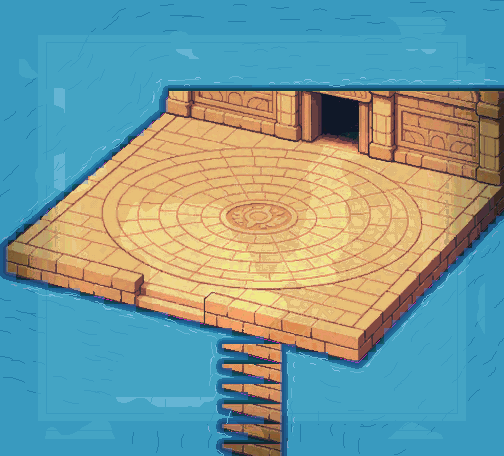

Rendered tile map (Tiled .tmx) drawn with the repository's tilesets; below, a short description and the full map source, tile grids included:
An orthogonal 63x57 tile map with 8x8 px tiles, 1 tile layer (collision_8px), 1 image layer.

<map version="1.10" tiledversion="1.10.2" orientation="orthogonal" renderorder="right-down" width="63" height="57" tilewidth="8" tileheight="8" infinite="0" nextlayerid="4" nextobjectid="1">
 <properties>
  <property name="moteur" value="RogueEssence / PMDO" />
  <property name="case_lecture_px" type="int" value="24" />
  <property name="viewport" value="320x240" />
 </properties>
 <tileset firstgid="1" source="brosse_collision.tsx" />
 <imagelayer id="1" name="fond">
  <image source="fond.png" width="504" height="456" />
 </imagelayer>
 <layer id="2" name="collision_8px" width="63" height="57" opacity="0.55">
  <data encoding="csv">
3,3,3,3,3,3,3,3,3,3,3,3,3,3,3,3,3,3,3,3,3,3,3,3,3,3,3,3,3,3,3,3,3,3,3,3,3,3,3,3,3,3,3,3,3,3,3,3,3,3,3,3,3,3,3,3,3,3,3,3,3,3,3,
3,3,3,3,3,3,3,3,3,3,3,3,3,3,3,3,3,3,3,3,3,3,3,3,3,3,3,3,3,3,3,3,3,3,3,3,3,3,3,3,3,3,3,3,3,3,3,3,3,3,3,3,3,3,3,3,3,3,3,3,3,3,3,
3,3,3,3,3,3,3,3,3,3,3,3,3,3,3,3,3,3,3,3,3,3,3,3,3,3,3,3,3,3,3,3,3,3,3,3,3,3,3,3,3,3,3,3,3,3,3,3,3,3,3,3,3,3,3,3,3,3,3,3,3,3,3,
3,3,3,3,3,3,3,3,3,3,3,3,3,3,3,3,3,3,3,3,3,3,3,3,3,3,3,3,3,3,3,3,3,3,3,3,3,3,3,3,3,3,3,3,3,3,3,3,3,3,3,3,3,3,3,3,3,3,3,3,3,3,3,
3,3,3,3,3,3,3,3,3,3,3,3,3,3,3,3,3,3,3,3,3,3,3,3,3,3,3,3,3,3,3,3,3,3,3,3,3,3,3,3,3,3,3,3,3,3,3,3,3,3,3,3,3,3,3,3,3,3,3,3,3,3,3,
3,3,3,3,3,3,3,3,3,3,3,3,3,3,3,3,3,3,3,3,3,3,3,3,3,3,3,3,3,3,3,3,3,3,3,3,3,3,3,3,3,3,3,3,3,3,3,3,3,3,3,3,3,3,3,3,3,3,3,3,3,3,3,
3,3,3,3,3,3,3,3,3,3,3,3,3,3,3,3,3,3,3,3,3,3,3,3,3,3,3,3,3,3,3,3,3,3,3,3,3,3,3,3,3,3,3,3,3,3,3,3,3,3,3,3,3,3,3,3,3,3,3,3,3,3,3,
3,3,3,3,3,3,3,3,3,3,3,3,3,3,3,3,3,3,3,3,3,3,3,3,3,3,3,3,3,3,3,3,3,3,3,3,3,3,3,3,3,3,3,3,3,3,3,3,3,3,3,3,3,3,3,3,3,3,3,3,3,3,3,
3,3,3,3,3,3,3,3,3,3,3,3,3,3,3,3,3,3,3,3,3,3,3,3,3,3,3,3,3,3,3,3,3,3,3,3,3,3,3,3,3,3,3,3,3,3,3,3,3,3,3,3,3,3,3,3,3,3,3,3,3,3,3,
3,3,3,3,3,3,3,3,3,3,3,3,3,3,3,3,3,3,3,3,3,3,3,3,3,3,3,3,3,3,3,3,3,3,3,3,3,3,3,3,3,3,3,3,3,3,3,3,3,3,3,3,3,3,3,3,3,3,3,3,3,3,3,
3,3,3,3,3,3,3,3,3,3,3,3,3,3,3,3,3,3,3,3,3,3,3,3,3,3,3,3,3,3,3,3,3,3,3,3,3,3,3,3,3,3,3,3,3,3,3,3,3,3,3,3,3,3,3,3,3,3,3,3,3,3,3,
3,3,3,3,3,3,3,3,3,3,3,3,3,3,3,3,3,3,3,3,3,1,1,1,1,1,1,1,1,1,1,1,1,1,1,1,1,1,1,1,1,1,1,1,1,1,1,1,1,1,1,1,1,1,1,1,1,1,1,1,1,1,1,
3,3,3,3,3,3,3,3,3,3,3,3,3,3,3,3,3,3,3,3,3,1,1,1,1,1,1,1,1,1,1,1,1,1,1,1,1,1,1,1,1,1,1,1,1,1,1,1,1,1,1,1,1,1,1,1,1,1,1,1,1,1,1,
3,3,3,3,3,3,3,3,3,3,3,3,3,3,3,3,3,3,3,3,3,1,1,1,1,1,1,1,1,1,1,1,1,1,1,1,1,1,1,1,1,1,1,1,1,1,1,1,1,1,1,1,1,1,1,1,1,1,1,1,1,1,1,
3,3,3,3,3,3,3,3,3,3,3,3,3,3,3,3,3,3,3,3,1,1,1,1,1,1,1,1,1,1,1,1,1,1,1,1,1,1,1,1,1,1,1,1,1,1,1,1,1,1,1,1,1,1,1,1,1,1,1,1,1,1,1,
3,3,3,3,3,3,3,3,3,3,3,3,3,3,3,3,3,3,3,1,1,1,1,1,1,1,1,1,1,1,1,1,1,1,1,1,1,1,1,1,1,1,1,1,1,1,1,1,1,1,1,1,1,1,1,1,1,1,1,1,1,1,1,
3,3,3,3,3,3,3,3,3,3,3,3,3,3,3,3,3,3,1,1,1,1,1,1,1,1,1,1,1,1,1,1,1,1,1,1,1,1,1,1,1,1,1,1,1,1,1,1,1,1,1,1,1,1,1,1,1,1,1,1,1,1,1,
3,3,3,3,3,3,3,3,3,3,3,3,3,3,3,3,1,1,1,1,1,1,1,1,1,1,1,1,1,1,1,1,1,1,1,1,1,1,1,1,1,1,1,1,1,1,1,1,1,1,1,1,1,1,1,1,1,1,1,1,1,1,1,
3,3,3,3,3,3,3,3,3,3,3,3,3,3,3,1,1,1,1,1,1,1,1,1,1,1,1,1,1,1,1,1,1,1,1,1,1,1,1,1,1,1,1,1,1,1,1,1,1,1,1,1,1,1,1,1,1,1,1,1,1,1,1,
3,3,3,3,3,3,3,3,3,3,3,3,3,3,1,1,1,1,1,1,1,1,1,1,1,1,1,1,1,1,1,1,1,1,1,1,1,1,1,1,1,1,1,1,1,1,1,1,1,1,1,1,1,1,1,1,1,1,1,1,1,1,1,
3,3,3,3,3,3,3,3,3,3,3,3,3,1,1,1,1,1,1,1,1,1,1,1,1,1,1,1,1,1,1,1,1,1,1,1,1,1,1,1,1,1,1,1,1,1,1,1,1,1,1,1,1,1,1,1,1,1,1,1,1,1,1,
3,3,3,3,3,3,3,3,3,3,3,3,1,1,1,1,1,1,1,1,1,1,1,1,1,1,1,1,1,1,1,1,1,1,1,1,1,1,1,1,1,1,1,1,1,1,1,1,1,1,1,1,1,1,1,1,1,1,1,1,1,1,1,
3,3,3,3,3,3,3,3,3,3,3,1,1,1,1,1,1,1,1,1,1,1,1,1,1,1,1,1,1,1,1,1,1,1,1,1,1,1,1,1,1,1,1,1,1,1,1,1,1,1,1,1,1,1,1,1,1,1,1,1,1,1,1,
3,3,3,3,3,3,3,3,3,1,1,1,1,1,1,1,1,1,1,1,1,1,1,1,1,1,1,1,1,1,1,1,1,1,1,1,1,1,1,1,1,1,1,1,1,1,1,1,1,1,1,1,1,1,1,1,1,1,1,1,1,1,1,
3,3,3,3,3,3,3,3,1,1,1,1,1,1,1,1,1,1,1,1,1,1,1,1,1,1,1,1,1,1,1,1,1,1,1,1,1,1,1,1,1,1,1,1,1,1,1,1,1,1,1,1,1,1,1,1,1,1,1,1,1,1,1,
3,3,3,3,3,3,3,1,1,1,1,1,1,1,1,1,1,1,1,1,1,1,1,1,1,1,1,1,1,1,1,1,1,1,1,1,1,1,1,1,1,1,1,1,1,1,1,1,1,1,1,1,1,1,1,1,1,1,1,1,1,1,1,
3,3,3,3,3,3,1,1,1,1,1,1,1,1,1,1,1,1,1,1,1,1,1,1,1,1,1,1,1,1,1,1,1,1,1,1,1,1,1,1,1,1,1,1,1,1,1,1,1,1,1,1,1,1,1,1,1,1,1,1,1,1,1,
3,3,3,3,3,1,1,1,1,1,1,1,1,1,1,1,1,1,1,1,1,1,1,1,1,1,1,1,1,1,1,1,1,1,1,1,1,1,1,1,1,1,1,1,1,1,1,1,1,1,1,1,1,1,1,1,1,1,1,1,1,1,3,
3,3,3,1,1,1,1,1,1,1,1,1,1,1,1,1,1,1,1,1,1,1,1,1,1,1,1,1,1,1,1,1,1,1,1,1,1,1,1,1,1,1,1,1,1,1,1,1,1,1,1,1,1,1,1,1,1,1,1,1,1,3,3,
3,3,1,1,1,1,1,1,1,1,1,1,1,1,1,1,1,1,1,1,1,1,1,1,1,1,1,1,1,1,1,1,1,1,1,1,1,1,1,1,1,1,1,1,1,1,1,1,1,1,1,1,1,1,1,1,1,1,1,1,3,3,3,
3,1,1,1,1,1,1,1,1,1,1,1,1,1,1,1,1,1,1,1,1,1,1,1,1,1,1,1,1,1,1,1,1,1,1,1,1,1,1,1,1,1,1,1,1,1,1,1,1,1,1,1,1,1,1,1,1,1,1,3,3,3,3,
3,1,1,1,1,1,1,1,1,1,1,1,1,1,1,1,1,1,1,1,1,1,1,1,1,1,1,1,1,1,1,1,1,1,1,1,1,1,1,1,1,1,1,1,1,1,1,1,1,1,1,1,1,1,1,1,1,1,3,3,3,3,3,
3,1,1,1,1,1,1,1,1,1,1,1,1,1,1,1,1,1,1,1,1,1,1,1,1,1,1,1,1,1,1,1,1,1,1,1,1,1,1,1,1,1,1,1,1,1,1,1,1,1,1,1,1,1,1,1,1,3,3,3,3,3,3,
3,1,1,1,1,1,1,1,1,1,1,1,1,1,1,1,1,1,1,1,1,1,1,1,1,1,1,1,1,1,1,1,1,1,1,1,1,1,1,1,1,1,1,1,1,1,1,1,1,1,1,1,1,1,1,1,3,3,3,3,3,3,3,
3,3,1,1,1,1,1,1,1,1,1,1,1,1,1,1,1,1,1,1,1,1,1,1,1,1,1,1,1,1,1,1,1,1,1,1,1,1,1,1,1,1,1,1,1,1,1,1,1,1,1,1,1,1,1,3,3,3,3,3,3,3,3,
3,3,3,3,3,3,1,1,1,1,1,1,1,1,1,1,1,1,1,1,1,1,1,1,1,1,1,1,1,1,1,1,1,1,1,1,1,1,1,1,1,1,1,1,1,1,1,1,1,1,1,1,1,1,3,3,3,3,3,3,3,3,3,
3,3,3,3,3,3,3,3,3,3,1,1,1,1,1,1,1,1,1,1,1,1,1,1,1,1,1,1,1,1,1,1,1,1,1,1,1,1,1,1,1,1,1,1,1,1,1,1,1,1,1,1,1,3,3,3,3,3,3,3,3,3,3,
3,3,3,3,3,3,3,3,3,3,3,3,3,1,1,1,1,1,1,1,1,1,1,1,1,1,1,1,1,1,1,1,1,1,1,1,1,1,1,1,1,1,1,1,1,1,1,1,1,1,1,1,3,3,3,3,3,3,3,3,3,3,3,
3,3,3,3,3,3,3,3,3,3,3,3,3,3,3,3,3,1,1,1,1,1,1,1,1,1,1,1,1,1,1,1,1,1,1,1,1,1,1,1,1,1,1,1,1,1,1,1,1,1,1,3,3,3,3,3,3,3,3,3,3,3,3,
3,3,3,3,3,3,3,3,3,3,3,3,3,3,3,3,3,3,3,3,3,1,1,1,1,1,1,1,1,1,1,1,1,1,1,1,1,1,1,1,1,1,1,1,1,1,1,1,1,1,3,3,3,3,3,3,3,3,3,3,3,3,3,
3,3,3,3,3,3,3,3,3,3,3,3,3,3,3,3,3,3,3,3,3,3,3,3,3,1,1,1,1,1,1,1,1,1,1,1,1,1,1,1,1,1,1,1,1,1,1,1,1,3,3,3,3,3,3,3,3,3,3,3,3,3,3,
3,3,3,3,3,3,3,3,3,3,3,3,3,3,3,3,3,3,3,3,3,3,3,3,3,3,3,3,3,1,1,1,1,1,1,1,1,1,1,1,1,1,1,1,1,1,1,1,3,3,3,3,3,3,3,3,3,3,3,3,3,3,3,
3,3,3,3,3,3,3,3,3,3,3,3,3,3,3,3,3,3,3,3,3,3,3,3,3,3,3,3,3,3,3,3,3,1,1,1,1,1,1,1,1,1,1,1,1,1,1,1,3,3,3,3,3,3,3,3,3,3,3,3,3,3,3,
3,3,3,3,3,3,3,3,3,3,3,3,3,3,3,3,3,3,3,3,3,3,3,3,3,3,3,3,1,1,1,1,1,1,1,3,3,1,1,1,1,1,1,1,1,1,1,3,3,3,3,3,3,3,3,3,3,3,3,3,3,3,3,
3,3,3,3,3,3,3,3,3,3,3,3,3,3,3,3,3,3,3,3,3,3,3,3,3,3,3,3,3,3,3,1,1,1,1,3,3,3,3,3,3,1,1,1,1,1,3,3,3,3,3,3,3,3,3,3,3,3,3,3,3,3,3,
3,3,3,3,3,3,3,3,3,3,3,3,3,3,3,3,3,3,3,3,3,3,3,3,3,3,3,3,1,1,1,1,1,1,1,3,3,3,3,3,3,3,3,3,3,3,3,3,3,3,3,3,3,3,3,3,3,3,3,3,3,3,3,
3,3,3,3,3,3,3,3,3,3,3,3,3,3,3,3,3,3,3,3,3,3,3,3,3,3,3,3,3,1,1,1,1,1,1,3,3,3,3,3,3,3,3,3,3,3,3,3,3,3,3,3,3,3,3,3,3,3,3,3,3,3,3,
3,3,3,3,3,3,3,3,3,3,3,3,3,3,3,3,3,3,3,3,3,3,3,3,3,3,3,3,3,3,3,3,3,1,1,3,3,3,3,3,3,3,3,3,3,3,3,3,3,3,3,3,3,3,3,3,3,3,3,3,3,3,3,
3,3,3,3,3,3,3,3,3,3,3,3,3,3,3,3,3,3,3,3,3,3,3,3,3,3,3,3,1,1,1,1,1,1,1,3,3,3,3,3,3,3,3,3,3,3,3,3,3,3,3,3,3,3,3,3,3,3,3,3,3,3,3,
3,3,3,3,3,3,3,3,3,3,3,3,3,3,3,3,3,3,3,3,3,3,3,3,3,3,3,3,3,3,3,1,1,1,1,3,3,3,3,3,3,3,3,3,3,3,3,3,3,3,3,3,3,3,3,3,3,3,3,3,3,3,3,
3,3,3,3,3,3,3,3,3,3,3,3,3,3,3,3,3,3,3,3,3,3,3,3,3,3,3,3,1,1,1,1,1,1,1,3,3,3,3,3,3,3,3,3,3,3,3,3,3,3,3,3,3,3,3,3,3,3,3,3,3,3,3,
3,3,3,3,3,3,3,3,3,3,3,3,3,3,3,3,3,3,3,3,3,3,3,3,3,3,3,3,3,1,1,1,1,1,1,3,3,3,3,3,3,3,3,3,3,3,3,3,3,3,3,3,3,3,3,3,3,3,3,3,3,3,3,
3,3,3,3,3,3,3,3,3,3,3,3,3,3,3,3,3,3,3,3,3,3,3,3,3,3,3,3,3,3,3,3,3,1,1,3,3,3,3,3,3,3,3,3,3,3,3,3,3,3,3,3,3,3,3,3,3,3,3,3,3,3,3,
3,3,3,3,3,3,3,3,3,3,3,3,3,3,3,3,3,3,3,3,3,3,3,3,3,3,3,3,1,1,1,1,1,1,1,3,3,3,3,3,3,3,3,3,3,3,3,3,3,3,3,3,3,3,3,3,3,3,3,3,3,3,3,
3,3,3,3,3,3,3,3,3,3,3,3,3,3,3,3,3,3,3,3,3,3,3,3,3,3,3,3,3,3,3,1,1,1,1,3,3,3,3,3,3,3,3,3,3,3,3,3,3,3,3,3,3,3,3,3,3,3,3,3,3,3,3,
3,3,3,3,3,3,3,3,3,3,3,3,3,3,3,3,3,3,3,3,3,3,3,3,3,3,3,3,1,1,1,1,1,1,1,3,3,3,3,3,3,3,3,3,3,3,3,3,3,3,3,3,3,3,3,3,3,3,3,3,3,3,3,
3,3,3,3,3,3,3,3,3,3,3,3,3,3,3,3,3,3,3,3,3,3,3,3,3,3,3,3,3,1,1,1,1,1,1,3,3,3,3,3,3,3,3,3,3,3,3,3,3,3,3,3,3,3,3,3,3,3,3,3,3,3,3
  </data>
 </layer>
</map>
